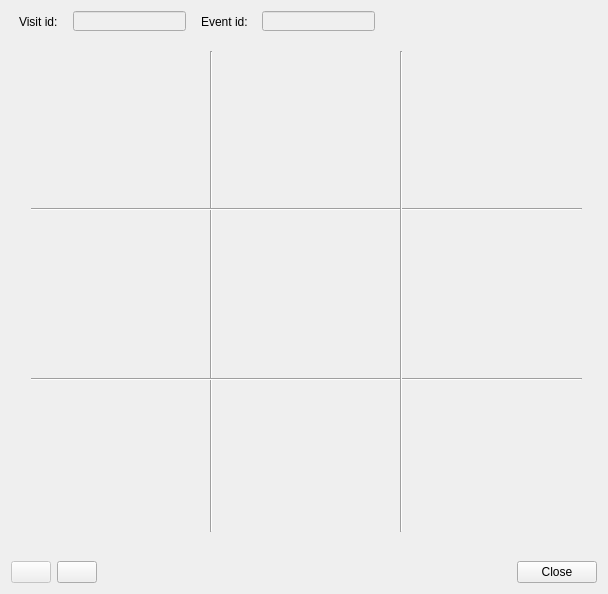
<?xml version="1.0" encoding="UTF-8"?>
<ui version="4.0">
 <class>dlg_visit_gallery</class>
 <widget class="QDialog" name="dlg_visit_gallery">
  <property name="geometry">
   <rect>
    <x>0</x>
    <y>0</y>
    <width>608</width>
    <height>594</height>
   </rect>
  </property>
  <property name="sizePolicy">
   <sizepolicy hsizetype="Preferred" vsizetype="Preferred">
    <horstretch>0</horstretch>
    <verstretch>0</verstretch>
   </sizepolicy>
  </property>
  <property name="minimumSize">
   <size>
    <width>608</width>
    <height>594</height>
   </size>
  </property>
  <property name="maximumSize">
   <size>
    <width>608</width>
    <height>594</height>
   </size>
  </property>
  <property name="windowTitle">
   <string>Gallery</string>
  </property>
  <layout class="QGridLayout" name="gridLayout">
   <item row="1" column="0">
    <layout class="QGridLayout" name="lyt_buttons">
     <item row="0" column="0">
      <widget class="QPushButton" name="btn_previous">
       <property name="enabled">
        <bool>false</bool>
       </property>
       <property name="text">
        <string/>
       </property>
      </widget>
     </item>
     <item row="0" column="1">
      <widget class="QPushButton" name="btn_next">
       <property name="enabled">
        <bool>true</bool>
       </property>
       <property name="text">
        <string/>
       </property>
      </widget>
     </item>
     <item row="0" column="2">
      <spacer name="horizontalSpacer">
       <property name="orientation">
        <enum>Qt::Horizontal</enum>
       </property>
       <property name="sizeHint" stdset="0">
        <size>
         <width>40</width>
         <height>20</height>
        </size>
       </property>
      </spacer>
     </item>
     <item row="0" column="3">
      <widget class="QPushButton" name="btn_close">
       <property name="text">
        <string>Close</string>
       </property>
      </widget>
     </item>
    </layout>
   </item>
   <item row="0" column="0">
    <widget class="QWidget" name="widget" native="true">
     <property name="sizePolicy">
      <sizepolicy hsizetype="Preferred" vsizetype="MinimumExpanding">
       <horstretch>0</horstretch>
       <verstretch>0</verstretch>
      </sizepolicy>
     </property>
     <widget class="QLabel" name="img_6">
      <property name="geometry">
       <rect>
        <x>20</x>
        <y>380</y>
        <width>171</width>
        <height>141</height>
       </rect>
      </property>
      <property name="text">
       <string/>
      </property>
      <property name="pixmap">
       <pixmap>ud_shape.png</pixmap>
      </property>
      <property name="scaledContents">
       <bool>true</bool>
      </property>
     </widget>
     <widget class="Line" name="line_3">
      <property name="geometry">
       <rect>
        <x>190</x>
        <y>40</y>
        <width>20</width>
        <height>481</height>
       </rect>
      </property>
      <property name="orientation">
       <enum>Qt::Vertical</enum>
      </property>
     </widget>
     <widget class="QLabel" name="img_4">
      <property name="geometry">
       <rect>
        <x>210</x>
        <y>210</y>
        <width>171</width>
        <height>151</height>
       </rect>
      </property>
      <property name="text">
       <string/>
      </property>
      <property name="pixmap">
       <pixmap>ud_shape.png</pixmap>
      </property>
      <property name="scaledContents">
       <bool>true</bool>
      </property>
     </widget>
     <widget class="QLabel" name="img_1">
      <property name="geometry">
       <rect>
        <x>210</x>
        <y>40</y>
        <width>171</width>
        <height>151</height>
       </rect>
      </property>
      <property name="text">
       <string/>
      </property>
      <property name="pixmap">
       <pixmap>ud_shape.png</pixmap>
      </property>
      <property name="scaledContents">
       <bool>true</bool>
      </property>
     </widget>
     <widget class="QLabel" name="img_5">
      <property name="geometry">
       <rect>
        <x>400</x>
        <y>210</y>
        <width>171</width>
        <height>151</height>
       </rect>
      </property>
      <property name="text">
       <string/>
      </property>
      <property name="pixmap">
       <pixmap>ud_shape.png</pixmap>
      </property>
      <property name="scaledContents">
       <bool>true</bool>
      </property>
     </widget>
     <widget class="QLabel" name="lbl_event_id">
      <property name="geometry">
       <rect>
        <x>190</x>
        <y>3</y>
        <width>55</width>
        <height>16</height>
       </rect>
      </property>
      <property name="text">
       <string>Event id: </string>
      </property>
     </widget>
     <widget class="Line" name="line_2">
      <property name="geometry">
       <rect>
        <x>20</x>
        <y>360</y>
        <width>551</width>
        <height>16</height>
       </rect>
      </property>
      <property name="orientation">
       <enum>Qt::Horizontal</enum>
      </property>
     </widget>
     <widget class="Line" name="line">
      <property name="geometry">
       <rect>
        <x>20</x>
        <y>190</y>
        <width>551</width>
        <height>16</height>
       </rect>
      </property>
      <property name="orientation">
       <enum>Qt::Horizontal</enum>
      </property>
     </widget>
     <widget class="QLabel" name="img_8">
      <property name="geometry">
       <rect>
        <x>400</x>
        <y>380</y>
        <width>171</width>
        <height>141</height>
       </rect>
      </property>
      <property name="text">
       <string/>
      </property>
      <property name="pixmap">
       <pixmap>ud_shape.png</pixmap>
      </property>
      <property name="scaledContents">
       <bool>true</bool>
      </property>
     </widget>
     <widget class="Line" name="line_4">
      <property name="geometry">
       <rect>
        <x>380</x>
        <y>40</y>
        <width>20</width>
        <height>481</height>
       </rect>
      </property>
      <property name="orientation">
       <enum>Qt::Vertical</enum>
      </property>
     </widget>
     <widget class="QLabel" name="img_2">
      <property name="geometry">
       <rect>
        <x>400</x>
        <y>40</y>
        <width>171</width>
        <height>151</height>
       </rect>
      </property>
      <property name="text">
       <string/>
      </property>
      <property name="pixmap">
       <pixmap>ud_shape.png</pixmap>
      </property>
      <property name="scaledContents">
       <bool>true</bool>
      </property>
     </widget>
     <widget class="QLineEdit" name="visit_id">
      <property name="enabled">
       <bool>false</bool>
      </property>
      <property name="geometry">
       <rect>
        <x>62</x>
        <y>0</y>
        <width>113</width>
        <height>20</height>
       </rect>
      </property>
     </widget>
     <widget class="QLabel" name="lbl_visit_id">
      <property name="geometry">
       <rect>
        <x>8</x>
        <y>3</y>
        <width>55</width>
        <height>16</height>
       </rect>
      </property>
      <property name="text">
       <string>Visit id: </string>
      </property>
     </widget>
     <widget class="QLineEdit" name="event_id">
      <property name="enabled">
       <bool>false</bool>
      </property>
      <property name="geometry">
       <rect>
        <x>251</x>
        <y>0</y>
        <width>113</width>
        <height>20</height>
       </rect>
      </property>
     </widget>
     <widget class="QLabel" name="img_0">
      <property name="geometry">
       <rect>
        <x>20</x>
        <y>40</y>
        <width>171</width>
        <height>151</height>
       </rect>
      </property>
      <property name="text">
       <string/>
      </property>
      <property name="pixmap">
       <pixmap>ud_shape.png</pixmap>
      </property>
      <property name="scaledContents">
       <bool>true</bool>
      </property>
     </widget>
     <widget class="QLabel" name="img_3">
      <property name="geometry">
       <rect>
        <x>20</x>
        <y>210</y>
        <width>171</width>
        <height>151</height>
       </rect>
      </property>
      <property name="text">
       <string/>
      </property>
      <property name="pixmap">
       <pixmap>ud_shape.png</pixmap>
      </property>
      <property name="scaledContents">
       <bool>true</bool>
      </property>
     </widget>
     <widget class="QLabel" name="img_7">
      <property name="geometry">
       <rect>
        <x>210</x>
        <y>380</y>
        <width>171</width>
        <height>141</height>
       </rect>
      </property>
      <property name="text">
       <string/>
      </property>
      <property name="pixmap">
       <pixmap>ud_shape.png</pixmap>
      </property>
      <property name="scaledContents">
       <bool>true</bool>
      </property>
     </widget>
    </widget>
   </item>
  </layout>
 </widget>
 <resources/>
 <connections/>
</ui>
